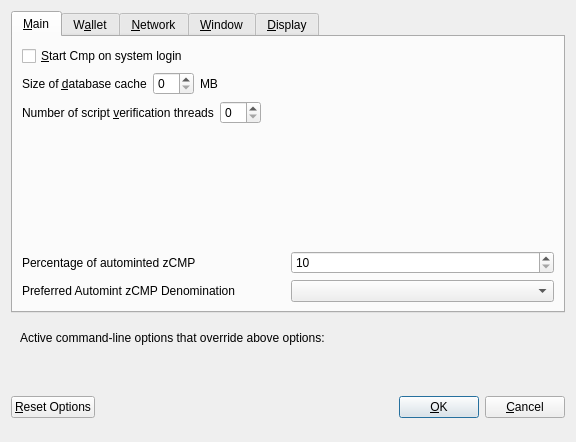
<?xml version="1.0" encoding="UTF-8"?>
<ui version="4.0">
 <class>OptionsDialog</class>
 <widget class="QDialog" name="OptionsDialog">
  <property name="geometry">
   <rect>
    <x>0</x>
    <y>0</y>
    <width>576</width>
    <height>442</height>
   </rect>
  </property>
  <property name="windowTitle">
   <string>Options</string>
  </property>
  <property name="modal">
   <bool>true</bool>
  </property>
  <layout class="QVBoxLayout" name="verticalLayout">
   <item>
    <widget class="QTabWidget" name="tabWidget">
     <property name="currentIndex">
      <number>0</number>
     </property>
     <widget class="QWidget" name="tabMain">
      <attribute name="title">
       <string>&amp;Main</string>
      </attribute>
      <layout class="QVBoxLayout" name="verticalLayout_Main">
       <item>
        <widget class="QCheckBox" name="bitcoinAtStartup">
         <property name="toolTip">
          <string>Automatically start Cmp after logging in to the system.</string>
         </property>
         <property name="text">
          <string>&amp;Start Cmp on system login</string>
         </property>
        </widget>
       </item>
       <item>
        <layout class="QHBoxLayout" name="horizontalLayout_2_Main">
         <item>
          <widget class="QLabel" name="databaseCacheLabel">
           <property name="text">
            <string>Size of &amp;database cache</string>
           </property>
           <property name="textFormat">
            <enum>Qt::PlainText</enum>
           </property>
           <property name="buddy">
            <cstring>databaseCache</cstring>
           </property>
          </widget>
         </item>
         <item>
          <widget class="QSpinBox" name="databaseCache"/>
         </item>
         <item>
          <widget class="QLabel" name="databaseCacheUnitLabel">
           <property name="text">
            <string>MB</string>
           </property>
           <property name="textFormat">
            <enum>Qt::PlainText</enum>
           </property>
          </widget>
         </item>
         <item>
          <spacer name="horizontalSpacer_2_Main">
           <property name="orientation">
            <enum>Qt::Horizontal</enum>
           </property>
           <property name="sizeHint" stdset="0">
            <size>
             <width>40</width>
             <height>20</height>
            </size>
           </property>
          </spacer>
         </item>
        </layout>
       </item>
       <item>
        <layout class="QHBoxLayout" name="horizontalLayout_3_Main">
         <item>
          <widget class="QLabel" name="threadsScriptVerifLabel">
           <property name="text">
            <string>Number of script &amp;verification threads</string>
           </property>
           <property name="textFormat">
            <enum>Qt::PlainText</enum>
           </property>
           <property name="buddy">
            <cstring>threadsScriptVerif</cstring>
           </property>
          </widget>
         </item>
         <item>
          <widget class="QSpinBox" name="threadsScriptVerif">
           <property name="toolTip">
            <string>(0 = auto, &lt;0 = leave that many cores free)</string>
           </property>
          </widget>
         </item>
         <item>
          <spacer name="horizontalSpacer_3_Main">
           <property name="orientation">
            <enum>Qt::Horizontal</enum>
           </property>
           <property name="sizeHint" stdset="0">
            <size>
             <width>40</width>
             <height>20</height>
            </size>
           </property>
          </spacer>
         </item>
        </layout>
       </item>
       <item>
        <spacer name="verticalSpacer_2">
         <property name="orientation">
          <enum>Qt::Vertical</enum>
         </property>
         <property name="sizeHint" stdset="0">
          <size>
           <width>20</width>
           <height>40</height>
          </size>
         </property>
        </spacer>
       </item>
       <item>
        <layout class="QHBoxLayout" name="horizontalLayout_3">
         <item>
          <widget class="QLabel" name="percentage_label">
           <property name="toolTip">
            <string>Percentage of incoming CMP which get automatically converted to zCMP via Zerocoin Protocol (min: 10%)</string>
           </property>
           <property name="text">
            <string>Percentage of autominted zCMP</string>
           </property>
          </widget>
         </item>
         <item>
          <widget class="QSpinBox" name="zeromintPercentage">
           <property name="minimum">
            <number>10</number>
           </property>
           <property name="maximum">
            <number>100</number>
           </property>
          </widget>
         </item>
        </layout>
       </item>
       <item>
        <layout class="QHBoxLayout" name="horizontalLayout" stretch="0,0">
         <property name="sizeConstraint">
          <enum>QLayout::SetFixedSize</enum>
         </property>
         <item>
          <widget class="QLabel" name="labelPreferredDenom">
           <property name="maximumSize">
            <size>
             <width>16777215</width>
             <height>16777215</height>
            </size>
           </property>
           <property name="toolTip">
            <string>Wait with automatic conversion to Zerocoin until enough CMP for this denomination is available</string>
           </property>
           <property name="text">
            <string>Preferred Automint zCMP Denomination</string>
           </property>
          </widget>
         </item>
         <item>
          <widget class="QComboBox" name="preferredDenom">
           <property name="maximumSize">
            <size>
             <width>16777215</width>
             <height>27</height>
            </size>
           </property>
           <property name="toolTip">
            <string>Wait with automatic conversion to Zerocoin until enough CMP for this denomination is available</string>
           </property>
           <property name="maxVisibleItems">
            <number>9</number>
           </property>
           <property name="maxCount">
            <number>9</number>
           </property>
          </widget>
         </item>
        </layout>
       </item>
      </layout>
     </widget>
     <widget class="QWidget" name="tabWallet">
      <attribute name="title">
       <string>W&amp;allet</string>
      </attribute>
      <layout class="QVBoxLayout" name="verticalLayout_Wallet">
       <item>
        <widget class="QGroupBox" name="groupBox">
         <property name="title">
          <string>Expert</string>
         </property>
         <layout class="QVBoxLayout" name="verticalLayout_2">
          <item>
           <widget class="QCheckBox" name="coinControlFeatures">
            <property name="toolTip">
             <string>Whether to show coin control features or not.</string>
            </property>
            <property name="text">
             <string>Enable coin &amp;control features</string>
            </property>
           </widget>
          </item>
          <item>
           <widget class="QCheckBox" name="showMasternodesTab">
            <property name="toolTip">
             <string>Show additional tab listing all your masternodes in first sub-tab&lt;br/&gt;and all masternodes on the network in second sub-tab.</string>
            </property>
            <property name="text">
             <string>Show Masternodes Tab</string>
            </property>
           </widget>
          </item>
          <item>
           <widget class="QCheckBox" name="spendZeroConfChange">
            <property name="toolTip">
             <string>If you disable the spending of unconfirmed change, the change from a transaction&lt;br/&gt;cannot be used until that transaction has at least one confirmation.&lt;br/&gt;This also affects how your balance is computed.</string>
            </property>
            <property name="text">
             <string>&amp;Spend unconfirmed change</string>
            </property>
           </widget>
          </item>
         </layout>
        </widget>
       </item>
       <item>
        <spacer name="verticalSpacer_Wallet">
         <property name="orientation">
          <enum>Qt::Vertical</enum>
         </property>
         <property name="sizeHint" stdset="0">
          <size>
           <width>20</width>
           <height>40</height>
          </size>
         </property>
        </spacer>
       </item>
      </layout>
     </widget>
     <widget class="QWidget" name="tabNetwork">
      <attribute name="title">
       <string>&amp;Network</string>
      </attribute>
      <layout class="QVBoxLayout" name="verticalLayout_Network">
       <item>
        <widget class="QCheckBox" name="mapPortUpnp">
         <property name="toolTip">
          <string>Automatically open the Cmp client port on the router. This only works when your router supports UPnP and it is enabled.</string>
         </property>
         <property name="text">
          <string>Map port using &amp;UPnP</string>
         </property>
        </widget>
       </item>
       <item>
        <widget class="QCheckBox" name="allowIncoming">
         <property name="toolTip">
          <string>Accept connections from outside</string>
         </property>
         <property name="text">
          <string>Allow incoming connections</string>
         </property>
        </widget>
       </item>
       <item>
        <widget class="QCheckBox" name="connectSocks">
         <property name="toolTip">
          <string>Connect to the Cmp network through a SOCKS5 proxy.</string>
         </property>
         <property name="text">
          <string>&amp;Connect through SOCKS5 proxy (default proxy):</string>
         </property>
        </widget>
       </item>
       <item>
        <layout class="QHBoxLayout" name="horizontalLayout_1_Network">
         <item>
          <widget class="QLabel" name="proxyIpLabel">
           <property name="text">
            <string>Proxy &amp;IP:</string>
           </property>
           <property name="textFormat">
            <enum>Qt::PlainText</enum>
           </property>
           <property name="buddy">
            <cstring>proxyIp</cstring>
           </property>
          </widget>
         </item>
         <item>
          <widget class="QValidatedLineEdit" name="proxyIp">
           <property name="minimumSize">
            <size>
             <width>140</width>
             <height>0</height>
            </size>
           </property>
           <property name="maximumSize">
            <size>
             <width>140</width>
             <height>16777215</height>
            </size>
           </property>
           <property name="toolTip">
            <string>IP address of the proxy (e.g. IPv4: 127.0.0.1 / IPv6: ::1)</string>
           </property>
          </widget>
         </item>
         <item>
          <widget class="QLabel" name="proxyPortLabel">
           <property name="text">
            <string>&amp;Port:</string>
           </property>
           <property name="textFormat">
            <enum>Qt::PlainText</enum>
           </property>
           <property name="buddy">
            <cstring>proxyPort</cstring>
           </property>
          </widget>
         </item>
         <item>
          <widget class="QLineEdit" name="proxyPort">
           <property name="minimumSize">
            <size>
             <width>55</width>
             <height>0</height>
            </size>
           </property>
           <property name="maximumSize">
            <size>
             <width>55</width>
             <height>16777215</height>
            </size>
           </property>
           <property name="toolTip">
            <string>Port of the proxy (e.g. 9050)</string>
           </property>
          </widget>
         </item>
         <item>
          <spacer name="horizontalSpacer_1_Network">
           <property name="orientation">
            <enum>Qt::Horizontal</enum>
           </property>
           <property name="sizeHint" stdset="0">
            <size>
             <width>40</width>
             <height>20</height>
            </size>
           </property>
          </spacer>
         </item>
        </layout>
       </item>
       <item>
        <spacer name="verticalSpacer_Network">
         <property name="orientation">
          <enum>Qt::Vertical</enum>
         </property>
         <property name="sizeHint" stdset="0">
          <size>
           <width>20</width>
           <height>40</height>
          </size>
         </property>
        </spacer>
       </item>
      </layout>
     </widget>
     <widget class="QWidget" name="tabWindow">
      <attribute name="title">
       <string>&amp;Window</string>
      </attribute>
      <layout class="QVBoxLayout" name="verticalLayout_Window">
       <item>
        <widget class="QCheckBox" name="minimizeToTray">
         <property name="toolTip">
          <string>Show only a tray icon after minimizing the window.</string>
         </property>
         <property name="text">
          <string>&amp;Minimize to the tray instead of the taskbar</string>
         </property>
        </widget>
       </item>
       <item>
        <widget class="QCheckBox" name="minimizeOnClose">
         <property name="toolTip">
          <string>Minimize instead of exit the application when the window is closed. When this option is enabled, the application will be closed only after selecting Quit in the menu.</string>
         </property>
         <property name="text">
          <string>M&amp;inimize on close</string>
         </property>
        </widget>
       </item>
       <item>
        <spacer name="verticalSpacer_Window">
         <property name="orientation">
          <enum>Qt::Vertical</enum>
         </property>
         <property name="sizeHint" stdset="0">
          <size>
           <width>20</width>
           <height>40</height>
          </size>
         </property>
        </spacer>
       </item>
      </layout>
     </widget>
     <widget class="QWidget" name="tabDisplay">
      <attribute name="title">
       <string>&amp;Display</string>
      </attribute>
      <layout class="QVBoxLayout" name="verticalLayout_Display">
       <item>
        <layout class="QHBoxLayout" name="horizontalLayout_1_Display">
         <item>
          <widget class="QLabel" name="langLabel">
           <property name="text">
            <string>User Interface &amp;language:</string>
           </property>
           <property name="textFormat">
            <enum>Qt::PlainText</enum>
           </property>
           <property name="buddy">
            <cstring>lang</cstring>
           </property>
          </widget>
         </item>
         <item>
          <widget class="QValueComboBox" name="lang">
           <property name="toolTip">
            <string>The user interface language can be set here. This setting will take effect after restarting Cmp.</string>
           </property>
          </widget>
         </item>
        </layout>
       </item>
       <item>
        <widget class="QLabel" name="label_3">
         <property name="toolTip">
          <string notr="true"/>
         </property>
         <property name="statusTip">
          <string notr="true"/>
         </property>
         <property name="whatsThis">
          <string notr="true"/>
         </property>
         <property name="accessibleName">
          <string notr="true"/>
         </property>
         <property name="text">
          <string>Language missing or translation incomplete? Help contributing translations here:
https://www.transifex.com/cmp-project/cmp-project-translations</string>
         </property>
         <property name="wordWrap">
          <bool>true</bool>
         </property>
         <property name="openExternalLinks">
          <bool>true</bool>
         </property>
         <property name="textInteractionFlags">
          <set>Qt::TextBrowserInteraction</set>
         </property>
        </widget>
       </item>
       <item>
        <layout class="QHBoxLayout" name="horizontalLayout_4_Display" stretch="0,0">
         <item>
          <widget class="QLabel" name="themeLabel">
           <property name="text">
            <string>User Interface Theme:</string>
           </property>
          </widget>
         </item>
         <item>
          <widget class="QValueComboBox" name="theme"/>
         </item>
        </layout>
       </item>
       <item>
        <widget class="Line" name="line">
         <property name="orientation">
          <enum>Qt::Horizontal</enum>
         </property>
        </widget>
       </item>
       <item>
        <layout class="QHBoxLayout" name="horizontalLayout_2_Display">
         <item>
          <widget class="QLabel" name="unitLabel">
           <property name="text">
            <string>&amp;Unit to show amounts in:</string>
           </property>
           <property name="textFormat">
            <enum>Qt::PlainText</enum>
           </property>
           <property name="buddy">
            <cstring>unit</cstring>
           </property>
          </widget>
         </item>
         <item>
          <widget class="QValueComboBox" name="unit">
           <property name="toolTip">
            <string>Choose the default subdivision unit to show in the interface and when sending coins.</string>
           </property>
          </widget>
         </item>
        </layout>
       </item>
       <item>
        <layout class="QHBoxLayout" name="horizontalLayout_5_Display">
         <item>
          <widget class="QLabel" name="digitsLabel">
           <property name="text">
            <string>Decimal digits</string>
           </property>
          </widget>
         </item>
         <item>
          <widget class="QValueComboBox" name="digits"/>
         </item>
        </layout>
       </item>
       <item>
        <layout class="QHBoxLayout" name="horizontalLayout_3_Display">
         <item>
          <widget class="QLabel" name="thirdPartyTxUrlsLabel">
           <property name="toolTip">
            <string>Third party URLs (e.g. a block explorer) that appear in the transactions tab as context menu items. %s in the URL is replaced by transaction hash. Multiple URLs are separated by vertical bar |.</string>
           </property>
           <property name="text">
            <string>Third party transaction URLs</string>
           </property>
           <property name="buddy">
            <cstring>thirdPartyTxUrls</cstring>
           </property>
          </widget>
         </item>
         <item>
          <widget class="QLineEdit" name="thirdPartyTxUrls">
           <property name="toolTip">
            <string>Third party URLs (e.g. a block explorer) that appear in the transactions tab as context menu items. %s in the URL is replaced by transaction hash. Multiple URLs are separated by vertical bar |.</string>
           </property>
          </widget>
         </item>
        </layout>
       </item>
       <item>
        <spacer name="verticalSpacer">
         <property name="orientation">
          <enum>Qt::Vertical</enum>
         </property>
         <property name="sizeHint" stdset="0">
          <size>
           <width>20</width>
           <height>40</height>
          </size>
         </property>
        </spacer>
       </item>
      </layout>
     </widget>
    </widget>
   </item>
   <item>
    <widget class="QFrame" name="frame">
     <layout class="QVBoxLayout" name="verticalLayout_Bottom">
      <item>
       <layout class="QHBoxLayout" name="horizontalLayout_Bottom">
        <item>
         <widget class="QLabel" name="overriddenByCommandLineInfoLabel">
          <property name="text">
           <string>Active command-line options that override above options:</string>
          </property>
          <property name="textFormat">
           <enum>Qt::PlainText</enum>
          </property>
         </widget>
        </item>
        <item>
         <spacer name="horizontalSpacer_Bottom">
          <property name="orientation">
           <enum>Qt::Horizontal</enum>
          </property>
          <property name="sizeHint" stdset="0">
           <size>
            <width>40</width>
            <height>20</height>
           </size>
          </property>
         </spacer>
        </item>
       </layout>
      </item>
      <item>
       <widget class="QLabel" name="overriddenByCommandLineLabel">
        <property name="text">
         <string/>
        </property>
        <property name="textFormat">
         <enum>Qt::PlainText</enum>
        </property>
        <property name="wordWrap">
         <bool>true</bool>
        </property>
       </widget>
      </item>
     </layout>
    </widget>
   </item>
   <item>
    <layout class="QHBoxLayout" name="horizontalLayout_Buttons">
     <item>
      <widget class="QPushButton" name="resetButton">
       <property name="toolTip">
        <string>Reset all client options to default.</string>
       </property>
       <property name="text">
        <string>&amp;Reset Options</string>
       </property>
       <property name="autoDefault">
        <bool>false</bool>
       </property>
      </widget>
     </item>
     <item>
      <spacer name="horizontalSpacer_1">
       <property name="orientation">
        <enum>Qt::Horizontal</enum>
       </property>
       <property name="sizeHint" stdset="0">
        <size>
         <width>40</width>
         <height>48</height>
        </size>
       </property>
      </spacer>
     </item>
     <item>
      <widget class="QLabel" name="statusLabel">
       <property name="minimumSize">
        <size>
         <width>200</width>
         <height>0</height>
        </size>
       </property>
       <property name="font">
        <font>
         <weight>75</weight>
         <bold>true</bold>
        </font>
       </property>
       <property name="text">
        <string/>
       </property>
       <property name="textFormat">
        <enum>Qt::PlainText</enum>
       </property>
       <property name="wordWrap">
        <bool>true</bool>
       </property>
      </widget>
     </item>
     <item>
      <spacer name="horizontalSpacer_2">
       <property name="orientation">
        <enum>Qt::Horizontal</enum>
       </property>
       <property name="sizeHint" stdset="0">
        <size>
         <width>40</width>
         <height>48</height>
        </size>
       </property>
      </spacer>
     </item>
     <item>
      <widget class="QPushButton" name="okButton">
       <property name="text">
        <string>&amp;OK</string>
       </property>
       <property name="autoDefault">
        <bool>false</bool>
       </property>
       <property name="default">
        <bool>true</bool>
       </property>
      </widget>
     </item>
     <item>
      <widget class="QPushButton" name="cancelButton">
       <property name="text">
        <string>&amp;Cancel</string>
       </property>
       <property name="autoDefault">
        <bool>false</bool>
       </property>
      </widget>
     </item>
    </layout>
   </item>
  </layout>
 </widget>
 <customwidgets>
  <customwidget>
   <class>QValidatedLineEdit</class>
   <extends>QLineEdit</extends>
   <header>qvalidatedlineedit.h</header>
  </customwidget>
  <customwidget>
   <class>QValueComboBox</class>
   <extends>QComboBox</extends>
   <header>qvaluecombobox.h</header>
  </customwidget>
 </customwidgets>
 <resources/>
 <connections/>
</ui>
